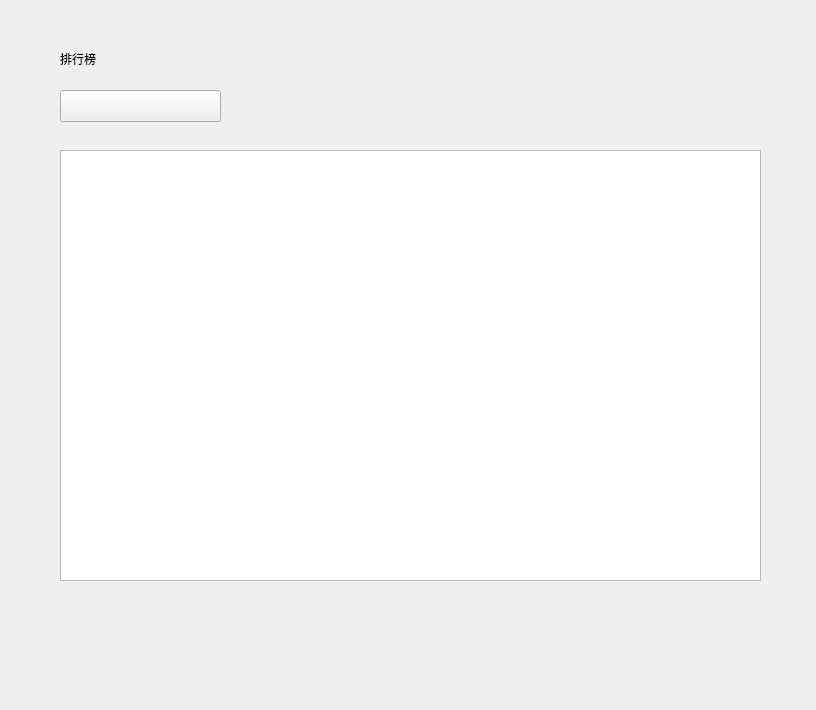
<?xml version="1.0" encoding="UTF-8"?>
<ui version="4.0">
 <class>Form</class>
 <widget class="QWidget" name="Form">
  <property name="geometry">
   <rect>
    <x>0</x>
    <y>0</y>
    <width>816</width>
    <height>710</height>
   </rect>
  </property>
  <property name="windowTitle">
   <string>Form</string>
  </property>
  <widget class="TitleLabel" name="TitleLabel">
   <property name="geometry">
    <rect>
     <x>60</x>
     <y>40</y>
     <width>161</width>
     <height>38</height>
    </rect>
   </property>
   <property name="text">
    <string>排行榜</string>
   </property>
  </widget>
  <widget class="TableWidget" name="TableWidget">
   <property name="geometry">
    <rect>
     <x>60</x>
     <y>150</y>
     <width>701</width>
     <height>431</height>
    </rect>
   </property>
  </widget>
  <widget class="ComboBox" name="ComboBox">
   <property name="geometry">
    <rect>
     <x>60</x>
     <y>90</y>
     <width>161</width>
     <height>32</height>
    </rect>
   </property>
  </widget>
 </widget>
 <customwidgets>
  <customwidget>
   <class>ComboBox</class>
   <extends>QPushButton</extends>
   <header>qfluentwidgets</header>
  </customwidget>
  <customwidget>
   <class>TitleLabel</class>
   <extends>QLabel</extends>
   <header>qfluentwidgets</header>
  </customwidget>
  <customwidget>
   <class>TableWidget</class>
   <extends>QTableWidget</extends>
   <header>qfluentwidgets</header>
  </customwidget>
 </customwidgets>
 <resources/>
 <connections/>
</ui>
